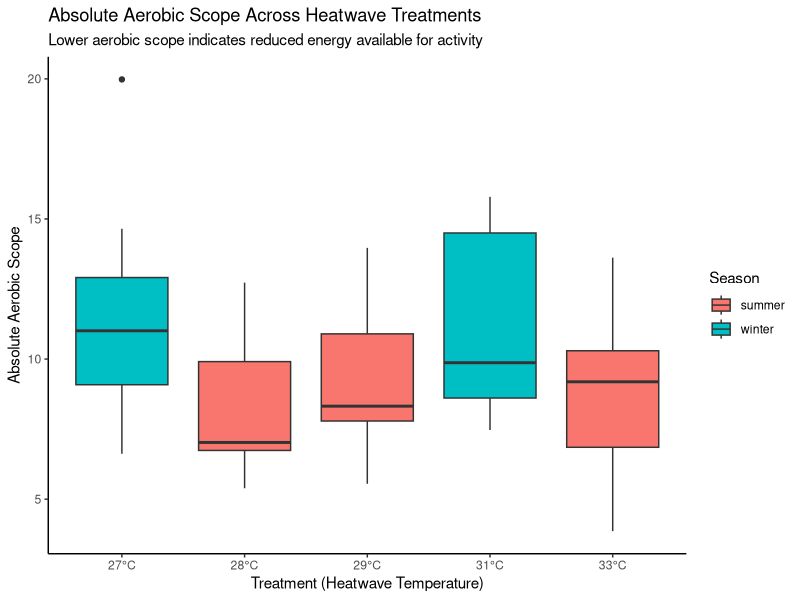
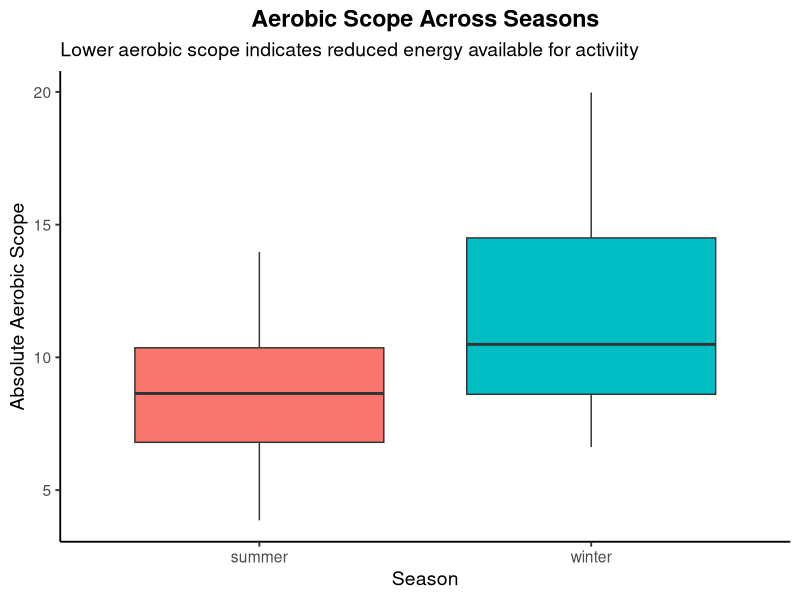
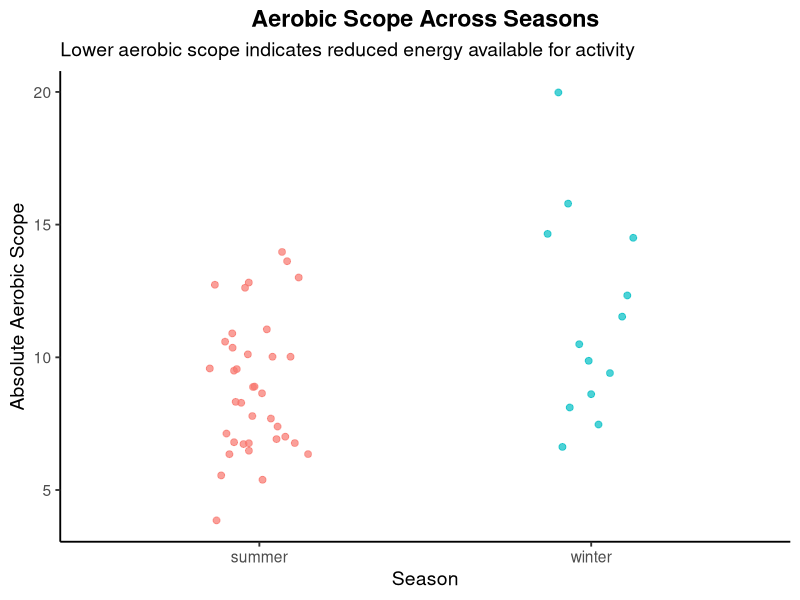
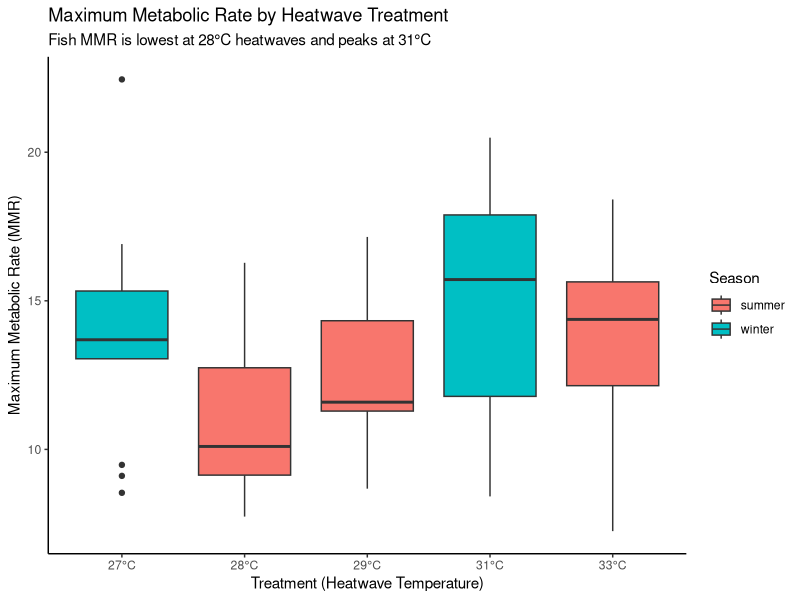
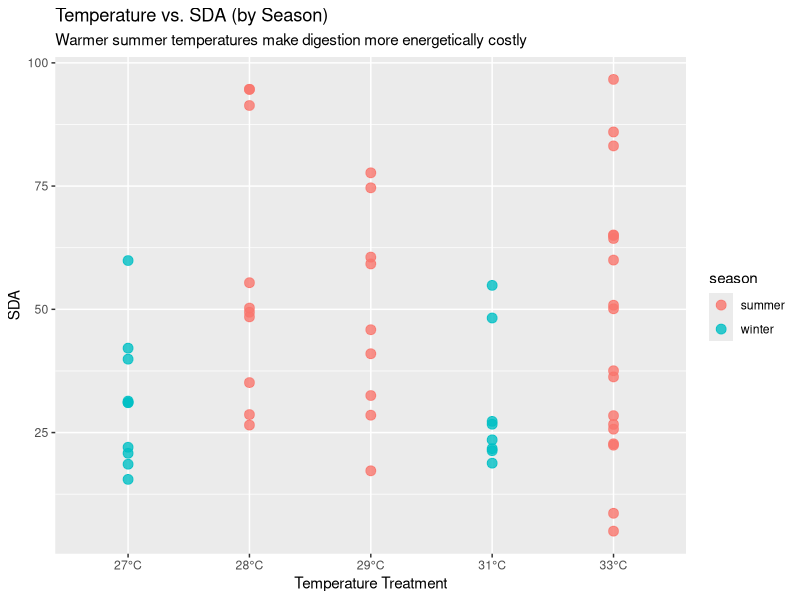
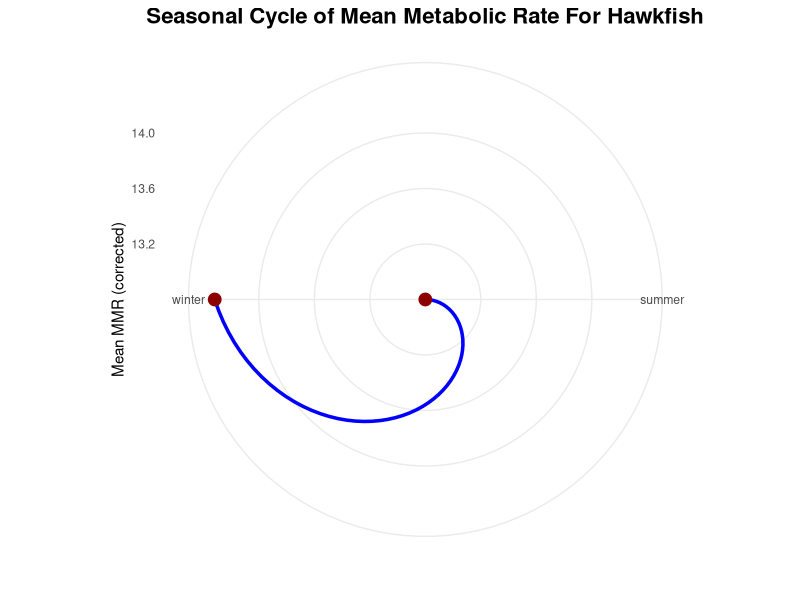
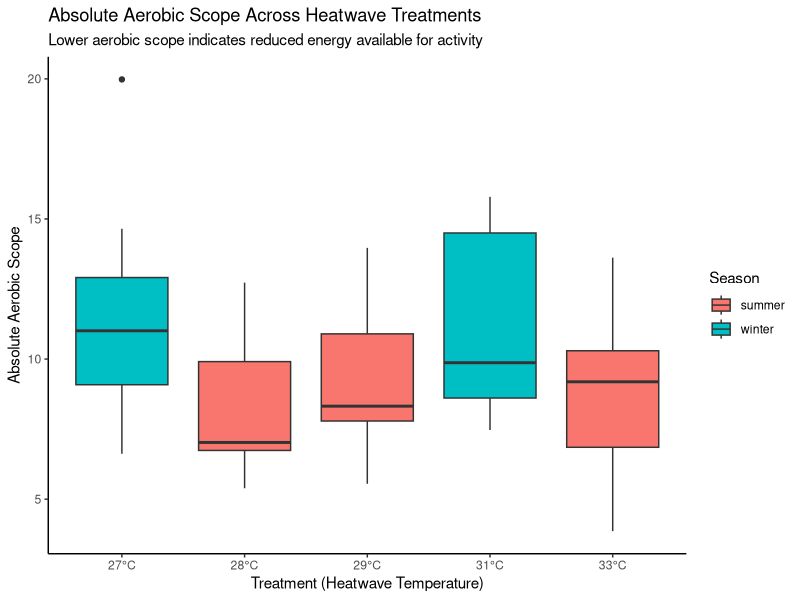

Reproduce these figures in R, in order.
## ---- chunk 1
library(tidyverse)
library(broom)
library(viridisLite)
library(ggplot2)
## ---- chunk 2
heatwaves_coral_fish <- read_csv("../data/VanWert_etal_2023_hawkfish.csv")
glimpse(heatwaves_coral_fish)
## ---- chunk 3
heatwaves_coral_fish_clean <- heatwaves_coral_fish |>
  rename(wet_mass = bw_g,
         total_length = tl_cm,
         standard_length = sl_cm,
         max_metabolic_rate = mmr_corrected,
         standard_metabolic_rate = smr_low10_all,
         absolute_aerobic_scope = aas_corrected,
         factorial_aerobic_scope = fas,
         SDA_coeff = sda_coeff,
         temp_of_arrhythmia = tarr,
         peak_max_heart_rate = fhmax_peak,
         temp_at_max_heart_rate = tpeak)
## ---- chunk 4

heatwave_vs_mmr <- heatwaves_coral_fish_clean |>
  filter(treatment_new != "wild") |>
  ggplot(aes(x = treatment_new, y = max_metabolic_rate, fill = season)) +
  geom_boxplot(position = position_dodge(width = 0.8)) +
  scale_x_discrete(labels = function(x) paste0(x, "°C")) +
  labs(
    title = "Maximum Metabolic Rate by Heatwave Treatment",
    subtitle = "Fish MMR is lowest at 28°C heatwaves and peaks at 31°C",
    x = "Treatment (Heatwave Temperature)",
    y = "Maximum Metabolic Rate (MMR)",
    fill = "Season"
  ) +
  theme_classic()

# Save the plot
ggsave("fig_mmr_vs_heatwave_boxplot.png", heatwave_vs_mmr, width = 7, height = 5)

## ---- chunk 5

temp_energy_season <- heatwaves_coral_fish_clean |>
  filter(treatment_new != "wild") |>
  ggplot(aes(x = treatment_new, y = SDA_integrated, color = season)) +
  geom_point(alpha = 0.8, size = 3) +
  scale_x_discrete(labels = function(x) ifelse(x == "wild", "wild", paste0(x, "°C"))) +
  labs(
    title = "Temperature vs. SDA (by Season)",
    subtitle = "Warmer summer temperatures make digestion more energetically costly",
    x = "Temperature Treatment",
    y = "SDA"
  )

# Save the plot
ggsave("fig_temp_energy_season_scatterplot.png", temp_energy_season, width = 7, height = 5)
## ---- chunk 6

season_means <- heatwaves_coral_fish_clean |>
  group_by(season) |>
  summarise(mean_mmr = mean(max_metabolic_rate, na.rm = TRUE))


seasonal_cycle <- ggplot(season_means, aes(x = season, y = mean_mmr, group = 1)) +
  geom_line(size = 1.2, color = "blue") +
  geom_point(size = 4, color = "darkred") +
  coord_polar() +
  theme_minimal() +
  labs(
    title = "Seasonal Cycle of Mean Metabolic Rate For Hawkfish",
    x = "",
    y = "Mean MMR (corrected)"
  ) +
  theme(
    plot.title = element_text(size = 16, face = "bold", hjust = 0.5)
   
  )

#save plot
ggsave("fig_polar_plot_metabolic_rate_per_season.png", seasonal_cycle, width = 7, height = 5)


## ---- chunk 7

aerobic_scope_treatment <- heatwaves_coral_fish_clean |>
  filter(treatment_new != "wild") |>
  mutate(treatment_new = factor(treatment_new,
                                levels = c("27", "28", "29", "31", "33"))) |>
  ggplot(aes(x = treatment_new,
             y = absolute_aerobic_scope,
             fill = season)) +
  geom_boxplot(position = position_dodge(width = 0.8)) +
  scale_x_discrete(labels = function(x) paste0(x, "°C")) +
  labs(
    title = "Absolute Aerobic Scope Across Heatwave Treatments",
    subtitle = "Lower aerobic scope indicates reduced energy available for activity",
    x = "Treatment (Heatwave Temperature)",
    y = "Absolute Aerobic Scope",
    fill = "Season"
  ) +
  theme_classic()

aerobic_scope_treatment
# Save the plot
ggsave("fig_aerobic_vs_heatwave_boxplot.png", aerobic_scope_treatment, width = 7, height = 5)

## ---- chunk 8
heatwaves_coral_fish_clean |>
  ggplot(aes(x = season, y = absolute_aerobic_scope, fill = season)) +
  geom_boxplot() +
  labs(
    title = "Aerobic Scope Across Seasons",
    subtitle = "Lower aerobic scope indicates reduced energy available for activiity",
    x = "Season",
    y = "Absolute Aerobic Scope"
  ) +
  theme_classic(base_size = 14) +
  theme(
    legend.position = "none",
    plot.title = element_text(face = "bold", hjust = 0.5)
  )

heatwaves_coral_fish_clean |>
  ggplot(aes(x = season, y = absolute_aerobic_scope, color = season)) +
  geom_jitter(width = 0.15, size = 2, alpha = 0.7) +
  labs(
    title = "Aerobic Scope Across Seasons",
    subtitle = "Lower aerobic scope indicates reduced energy available for activity",
    x = "Season",
    y = "Absolute Aerobic Scope"
  ) +
  theme_classic(base_size = 14) +
  theme(
    legend.position = "none",
    plot.title = element_text(face = "bold", hjust = 0.5)
  )
## ---- chunk 9

## ---- chunk 10
